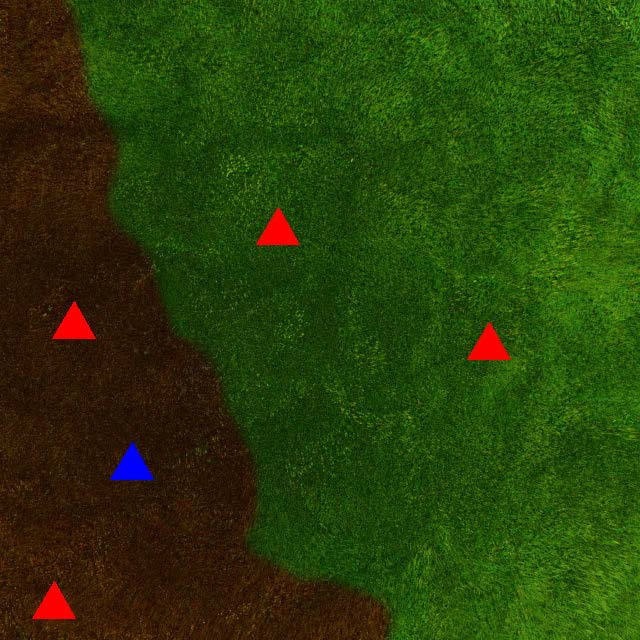
#> input picture 1.jpg, 640 x 640 px
$ python -i auxilary.py   (imports and definitions only)
#> lines starting #> are read from the running program, lines starting #| are printed output that depends on the picture; after the words box and inside, x2 and y2 are one past the last pixel; in counts of white or black regions, pixels touching at a corner belong together
#> further down, picture is the input picture: shape (640, 640, 3); mean B, G, R 8.4, 63.2, 41.3
import cv2
import numpy as np
from colorsys import rgb_to_hsv

# [1 line not run here, left out]
# [1 line that did not run here, left out]
# [1 line that did not run here, left out]
# [1 line that did not run here, left out]


def findTriangles(originalImg):
    greenBounds = [np.array([50,50,0]) , np.array([90,255,255])]
    brownBounds = [np.array([1,100,5]) , np.array([35,255,150])]

    #nested function to tell if a given HSV color is brown
    def isBrown(a,b,c):
            if a in range(brownBounds[0][0],brownBounds[1][0]+1):
                if b in range(brownBounds[0][1],brownBounds[1][1]+1):
                    if c in range(brownBounds[0][2],brownBounds[1][2]+1):
                        return True
            return False

    #nested function to tell if a given HSV color is green
    def isGreen(a,b,c):
            if a in range(greenBounds[0][0],greenBounds[1][0]):
                if b in range(greenBounds[0][1],greenBounds[1][1]):
                    if c in range(greenBounds[0][2],greenBounds[1][2]):
                        return True
            return False

    #first we seperate the color channels to find red and blue triangles
    #respective  colors in red and blue triangles will have a high threshold
    #we use that threshold to select that region and mask it

    #color channel seperation and unpacking
    b,g,r = cv2.split(originalImg)
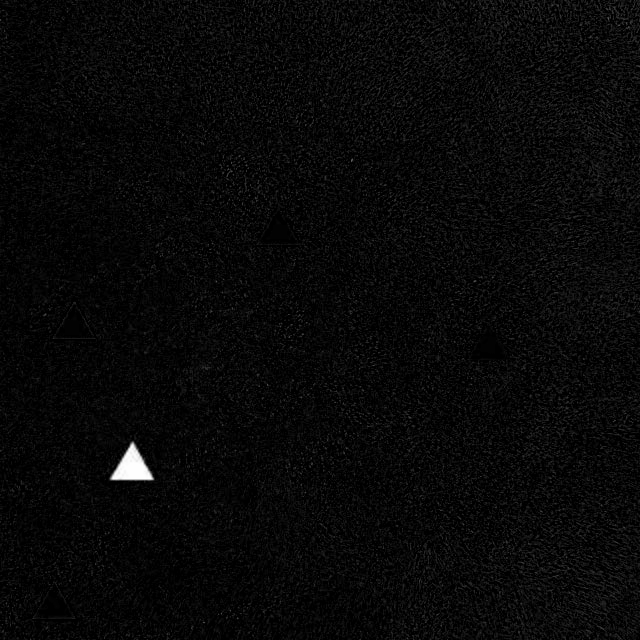
#> b: shape (640, 640); min 0, max 255, mean 8.4
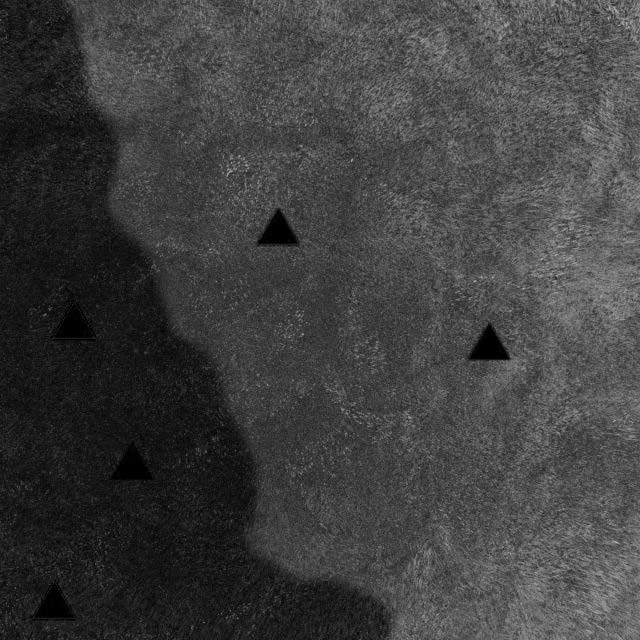
#> g: shape (640, 640); min 0, max 183, mean 63.2
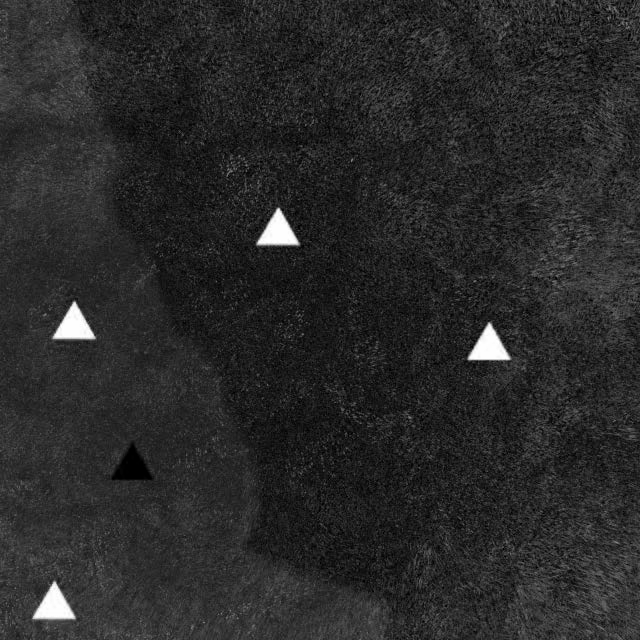
#> r: shape (640, 640); min 0, max 255, mean 41.3


    triangleDataToFind = [b,"blue"],[r,"red"]

    for mapColor,colorname in (triangleDataToFind):
        trianglemask = cv2.threshold(mapColor,150,255,cv2.THRESH_BINARY)[1]
        outImg = cv2.bitwise_and(originalImg,originalImg,mask=trianglemask)
        outImg = cv2.cvtColor(outImg, cv2.COLOR_BGR2GRAY)
        thresh = cv2.threshold(outImg,5,255,0)[1]
        contourList = cv2.findContours(thresh,cv2.RETR_TREE,cv2.CHAIN_APPROX_SIMPLE)[0]
        for c in contourList:
            M = cv2.moments(c)
            cX = int(M["m10"] / M["m00"])
            cY = int(M["m01"] / M["m00"])
            bd,gd,rd = originalImg[cY+30][cX]
            h,s,v = rgb_to_hsv(rd,gd,bd)
            h=int(h*255)
            s=int(s*255)
            v=int(v)
            printval = ""
            if isBrown(h,s,v):
                printval= colorname+" brown"
                print(["b",colorname,cX,cY])
            if isGreen(h,s,v):
                printval=colorname+" green"
                print(["g",colorname,cX,cY])
            cv2.circle(originalImg, (cX, cY), 5, (255, 255, 255), -1)
            xcor , ycor = cX - 25, cY - 25
            tColor = (255, 255, 255)
            font = cv2.FONT_HERSHEY_SIMPLEX
            cv2.putText(originalImg,printval,(xcor,ycor),font,0.5 ,tColor, 2)
#> this loop made 2 passes
#> colorname on passes 1 to 2: 'blue', 'red'
#| ['b', 'blue', 131, 466]
#| ['b', 'red', 53, 605]
#| ['g', 'red', 488, 346]
#| ['b', 'red', 73, 325]
#| ['g', 'red', 277, 231]
#> pass 1, in findTriangles, `outImg = cv2.bitwise_and(originalImg,originalImg,mask=trianglemask)`:
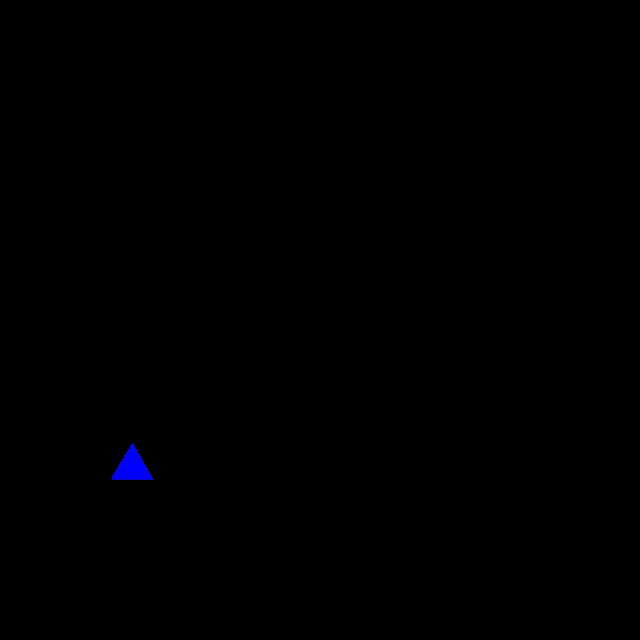
#> outImg: shape (640, 640, 3); mean B, G, R 0.5, 0, 0
#> pass 2, in findTriangles, `trianglemask = cv2.threshold(mapColor,150,255,cv2.THRESH_BINARY)[1]`:
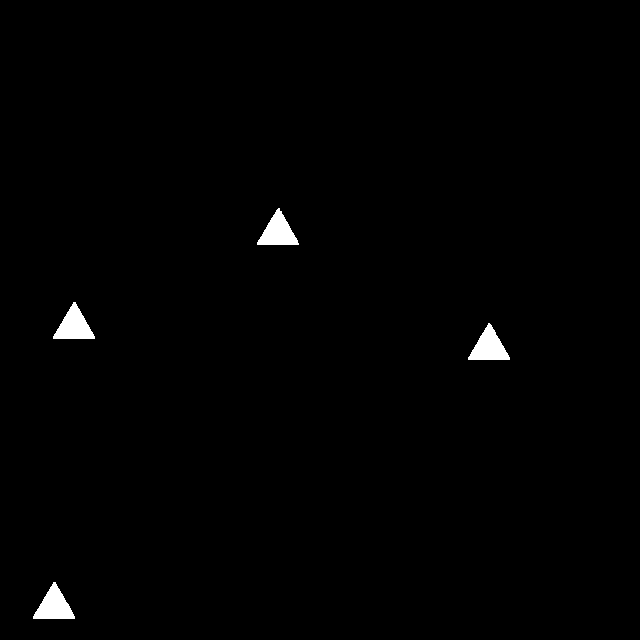
#> trianglemask: shape (640, 640); 0.83% white; 4 white regions, box (x1, y1, x2, y2) and area: (33, 582, 75, 619) 859, (53, 302, 95, 339) 852, (468, 323, 510, 360) 849, (257, 208, 299, 245) 847
#> after the loop:
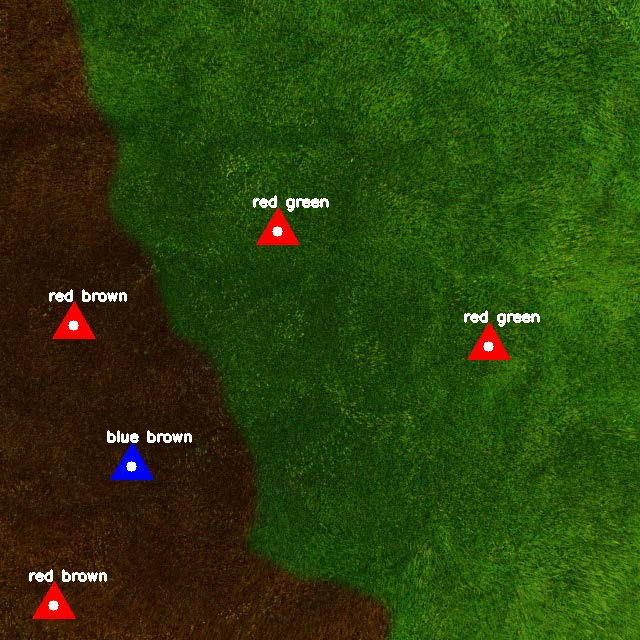
#> originalImg: shape (640, 640, 3); 0.71% of pixels changed, all inside (x1, y1, x2, y2) = (29, 195, 540, 611)
    cv2.imshow("window",originalImg)
    cv2.waitKey(0)
    cv2.destroyAllWindows()

>>> import cv2
>>> picture = cv2.imread('../../../1.jpg')
>>> result = findTriangles(picture)
